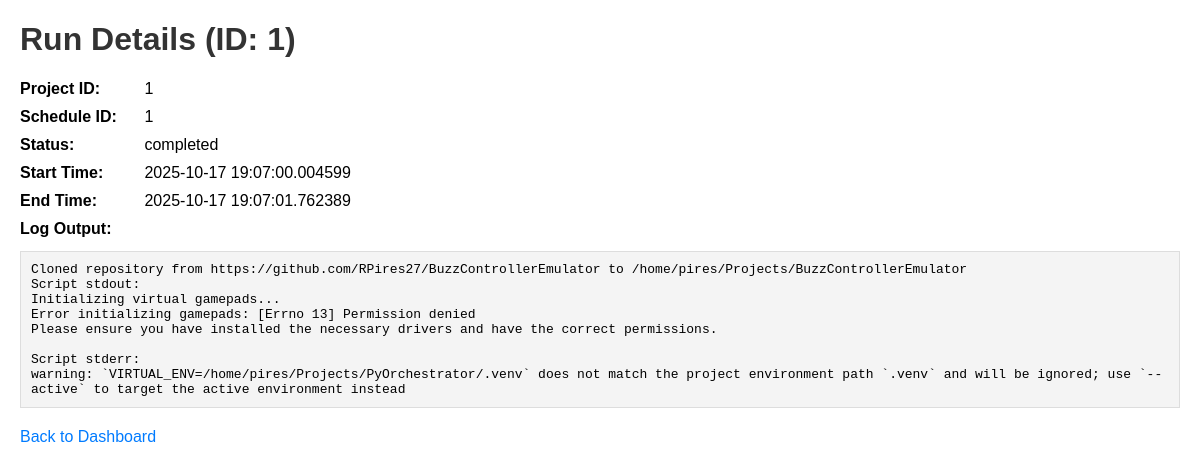
Screenshot of /runs/1 with the database file from the repository.
### app/models/run.py (models this page shows)
class Run(Base):
    __tablename__ = "runs"
    id = Column(Integer, primary_key=True, index=True)
    project_id = Column(Integer, ForeignKey("projects.id"))
    schedule_id = Column(Integer, ForeignKey("schedules.id"), nullable=True)
    start_time = Column(DateTime, default=datetime.now)
    end_time = Column(DateTime, nullable=True)
    status = Column(String, default="pending") # pending, running, completed, failed
    log_output = Column(String, nullable=True)
    project = relationship("Project", back_populates="runs")
    schedule = relationship("Schedule", back_populates="runs")

### app/main.py (the view)
@app.get("/runs/{run_id}", response_class=HTMLResponse)
async def run_detail(request: Request, run_id: int, db: Session = Depends(get_db)):
    run = crud_run.get_run(db, run_id=run_id)
    if run is None:
        raise HTTPException(status_code=404, detail="Run not found")
    return templates.TemplateResponse("run_detail.html", {"request": request, "run": run})

### templates/run_detail.html (shortened to what this page needs)
<!DOCTYPE html>
<html>
<head>
</head>
<body>
    <h1>Run Details (ID: {{ run.id }})</h1>
    <div><strong>Project ID:</strong> {{ run.project_id }}</div>
    <div><strong>Schedule ID:</strong> {{ run.schedule_id if run.schedule_id else 'N/A' }}</div>
    <div><strong>Status:</strong> {{ run.status }}</div>
    <div><strong>Start Time:</strong> {{ run.start_time }}</div>
    <div><strong>End Time:</strong> {{ run.end_time if run.end_time else 'N/A' }}</div>
    <div><strong>Log Output:</strong></div>
    <pre>{{ run.log_output if run.log_output else 'No log output' }}</pre>
    <a href="/" class="back-link">Back to Dashboard</a>
</body>
</html>

### templates/run_detail.html (style rules this page uses)
body { font-family: Arial, sans-serif; margin: 20px; }
h1 { color: #333; }
div { margin-bottom: 10px; }
strong { display: inline-block; width: 120px; }
pre { background-color: #f4f4f4; padding: 10px; border: 1px solid #ddd; white-space: pre-wrap; word-wrap: break-word; }
.back-link { display: block; margin-top: 20px; color: #007bff; text-decoration: none; }

### rows the page displays
Run: id "1", project_id "1", schedule "1", status "completed", start_time "2025-10-17 19:07:00.004599", end_time "2025-10-17 19:07:01.762389", log_output "Cloned repository from https://github.com/RPires27/BuzzControllerEmulator to /home/pires/Projects/BuzzControllerEmulator Script stdout: Initializing virtual gamepads... Error initializing gamepads: [Errno 13] Permission denied Please ensure you have installed the necessary drivers and have the correct permissions. Script stderr: warning: `VIRTUAL_ENV=/home/pires/Projects/PyOrchestrator/.venv` does not match the project environment path `.venv` and will be ignored; use `--active` to target the active environment instead"
